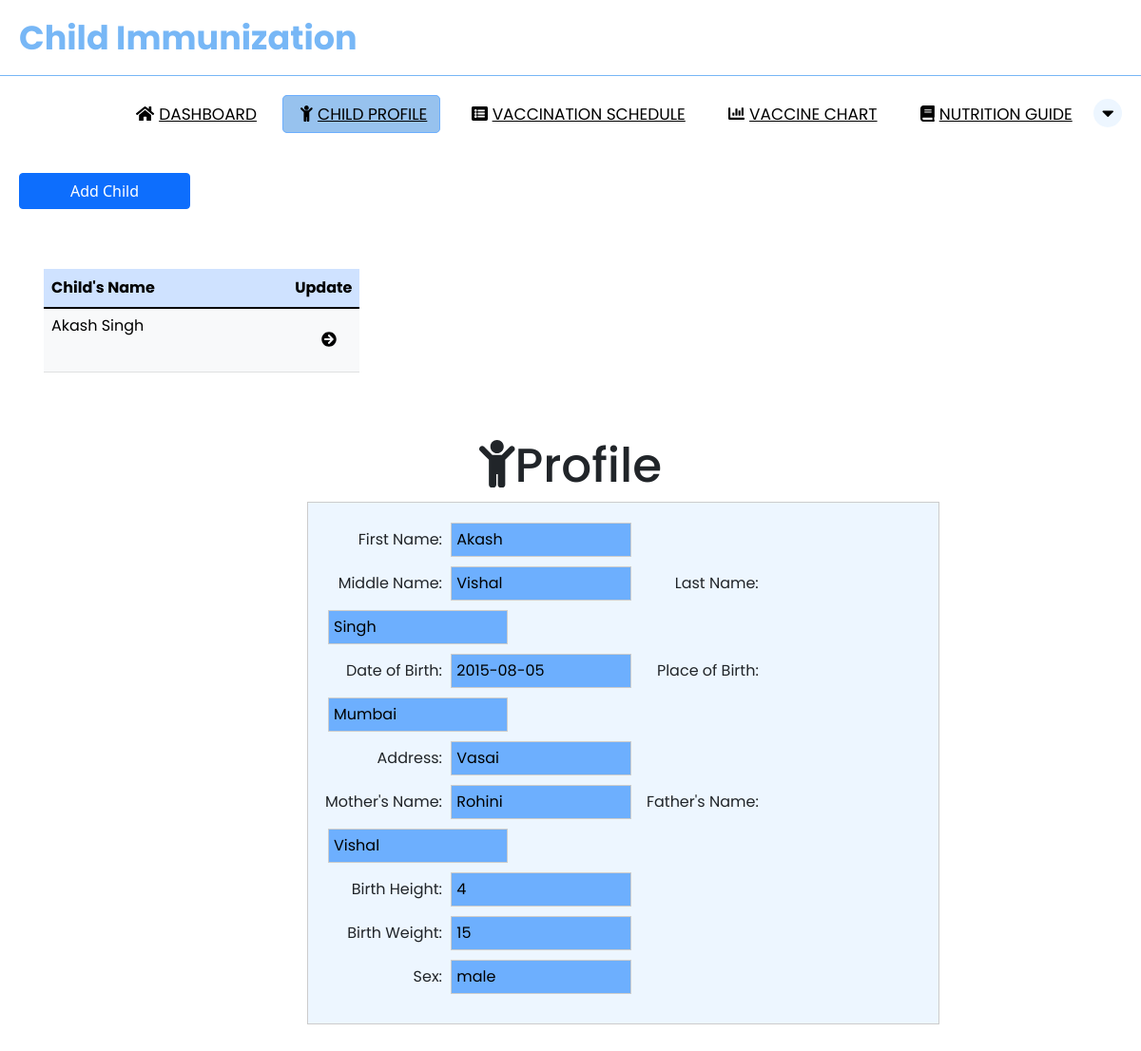
/parent_child.php (signed in), run on the app's committed database.
### tables this page shows
CREATE TABLE `child_tbl` (
  `child_id` int(11) NOT NULL,
  `parent_id` int(11) NOT NULL,
  `firstname` varchar(50) NOT NULL,
  `lastname` varchar(50) NOT NULL,
  `middlename` varchar(50) NOT NULL,
  `dateofbirth` date NOT NULL,
  `placeofbirth` varchar(100) NOT NULL,
  `address` varchar(50) NOT NULL,
  `fathername` varchar(50) NOT NULL,
  `mothername` varchar(50) NOT NULL,
  `birthheight` int(11) NOT NULL,
  `birthweight` int(11) NOT NULL,
  `sex` varchar(50) NOT NULL
);

### php/functions.php (called while the page is built, shortened)
<?php
function check_login($con)
{
	if(isset($_SESSION['parent_id']))
	{
		$parent_id = $_SESSION['parent_id'];
		$query = "SELECT * FROM parent_tbl where parent_id = '$parent_id' limit 1";
		$result = mysqli_query($con,$query);
		if($result && mysqli_num_rows($result) > 0)
		{
			$user_data = mysqli_fetch_assoc($result);
			return $user_data;
		}
	}
}

### parent_child.php (the view, shortened to what this page needs)
<?php
include("php/connection.php");
include("php/functions.php");
$user_data = check_login($con);
$parent_id = $user_data['parent_id'];
?>
<!DOCTYPE html>
<html lang="en">
<head>
    <link rel="stylesheet" href="https://cdnjs.cloudflare.com/ajax/libs/font-awesome/4.7.0/css/font-awesome.min.css">
    <link href="https://cdn.jsdelivr.net/npm/bootstrap@5.1.3/dist/css/bootstrap.min.css" rel="stylesheet">
    <link rel="stylesheet" href="parent_child.css">
</head>
<body>
<nav>
  <label class="logo">Child Immunization</label>
  <ul>
    <li><a href="parent_index.php"><i class="fas fa-home" id="icon"></i>Dashboard</a></li>
    <li><a href="parent_child.php" class="active"><i class="fas fa-child"  id="icon"></i>Child Profile</a></li>
    <li><a href="parent_vaccine_schedule.php"><i class="fas fa-list-alt"  id="icon"></i>Vaccination Schedule</a></li>
    <li><a href="parent_chart.php"><i class="fa fa-chart-bar"  id="icon"></i>Vaccine Chart</a></li>
    <li><a href="parent_guide.php"><i class="fas fa-book"  id="icon"></i>Nutrition Guide</a></li>
    <div class="dropdown">
      <button class="dropbtn"><i class="fa fa-caret-down"></i></button>
    </div>
  </ul>
</nav>
<button type="button" class="btn btn-primary" data-bs-toggle="modal" data-bs-target="#addUser">
Add Child
</button>
<div class="container">
  </div>
<div class="container">
    <table id="example" class="table table-primary table-hover" style="width:30%;">
        <thead>
            <tr>
              <th>Child's Name</th>
              <th style="width: 10%">Update</th>
            </tr>
        </thead>
        <tbody class="table table-light" style="line-height: 20px">
            <?php
            $sql = "SELECT * FROM child_tbl where parent_id='$parent_id'";
            $stmt = $con->prepare($sql);
            $stmt->execute();
            $result = $stmt->get_result();
            while($row = $result->fetch_assoc()){
            ?>
            <tr>
                <td><?php echo $row['firstname']."  ".$row['lastname']; ?></td>
                <td><button id="id-<?php echo $row['child_id']; ?>" type="button" class="btn btn-primary editbtn" style="color: black; border: none">
                <i class="fa fa-arrow-circle-right"></i>
                </button></td>
            </tr>
            <?php } ?>
        </tbody>
    </table>
</div>
<div class="container">
<h2><i class="fa fa-child"></i>Profile</h2>
<?php
$sql = "SELECT * FROM child_tbl where parent_id='$parent_id'";
$stmt = $con->prepare($sql);
$stmt->execute();
$result = $stmt->get_result();
$child_ids = array();
while($row = $result->fetch_assoc()){
$child_ids[] = $row['child_id'];
}
foreach ($child_ids as $value) {
$sql = "SELECT * FROM child_tbl where child_id='$value'";
$stmt = $con->prepare($sql);
$stmt->execute();
$result = $stmt->get_result();
while($row=mysqli_fetch_assoc($result)){
?>
<form class="form-inline-1" action="/action_page.php"  style="border:1px solid #ccc">
<div class="container">
    <label class="label">First Name:</label>
    <input type="text" value=<?php if(isset($row['firstname'])) echo $row['firstname']; ?>>
<br>
    <label class="label">Middle Name:</label>
    <input type="text" value=<?php if(isset($row['middlename'])) echo $row['middlename']; ?>>
    <label class="label">Last Name:</label>
    <input type="text" value=<?php if(isset($row['lastname'])) echo $row['lastname']; ?>>
<br>
    <label class="label">Date of Birth:</label>
    <input type="text" value=<?php if(isset($row['dateofbirth'])) echo $row['dateofbirth']; ?>>
    <label for="pwd" class="label">Place of Birth:</label>
    <input type="text" value=<?php if(isset($row['placeofbirth'])) echo $row['placeofbirth']; ?>>
<br>
    <label class="label">Address:</label>
    <input type="text" value=<?php if(isset($row['address'])) echo $row['address']; ?>>
<br>
    <label class="label">Mother's Name:</label>
    <input type="text" value=<?php if(isset($row['mothername'])) echo $row['mothername']; ?>>
    <label for="pwd" class="label">Father's Name:</label>
    <input type="text" value=<?php if(isset($row['fathername'])) echo $row['fathername']; ?>>
<br>
    <label class="label">Birth Height:</label>
    <input type="text" value=<?php if(isset($row['birthheight'])) echo $row['birthheight']; ?>>
<br>
    <label for="pwd" class="label"> Birth Weight:</label>
    <input type="text" value=<?php if(isset($row['birthweight'])) echo $row['birthweight']; ?>>
<br>
    <label  class="label">Sex:</label>
    <input type="text" value=<?php if(isset($row['sex'])) echo $row['sex']; ?>>
    </div>
    </div>
<br>
<?php }}?>
</body>
</html>

### parent_child.css (style rules this page uses)
* { padding: 0; margin: 0; text-decoration: none; list-style: none; box-sizing: border-box; font-family: 'Poppins' , sans-serif; }
nav { background: #ffffff; height: 80px; width: 100%; border-bottom: 1px solid #77b7f6; }
.logo { color: #000000; font-size: 35px; line-height: 80px; padding: 0 20px; font-weight: bold; }
nav ul { float: right; margin-right: 20px; }
nav ul li { display: inline-block; line-height: 80px; margin: 0 5px; }
nav ul li a { color: #000000; font-size: 17px; padding: 7px 13px; border-radius: 5px; text-transform: uppercase; }
#icon { display: inline-block; text-align: center; margin: 0 5px; }
a.active, a:hover { background:#97c2ee; border: 1px solid #6daffe; transition: .3s; }
.dropbtn { border-radius: 50%; background-color: #edf6ff; width: 30px; margin-top: 20px; color: #000000; padding: 0; font-size: 20px; border: none; cursor: pointer; }
.dropdown { position: relative; display: inline-block; }
.form-inline-1 { margin-left: 25%; margin-top: 5px; width: 60%; background-color: #edf6ff; }
h2 { font-size: 50px; margin-top: 10px; text-align: center; }
input[type=text] { padding: 5px; margin: 5px; display: inline-block; border: 1px solid #ccc; box-sizing: border-box; justify-content: center; align-items: center; background-color: #6daffe; width: 30%; }
.container { margin-bottom: 10px; align-items: center; }
.label { display: inline-block; width: 125px; text-align: right; }
button { background-color: #6daffe; color: white; padding: 5px 10px; margin: 5px 0; cursor: pointer; }
.btn { margin-left: 20px; width: 15%; }
.container { padding: 16px; }

### data on the page
child_tbl: firstname "Akash", lastname "Singh", middlename "Vishal", dateofbirth "2015-08-05", placeofbirth "Mumbai", address "Vasai", mothername "Rohini", fathername "Vishal", birthheight "4", birthweight "15", sex "male"
